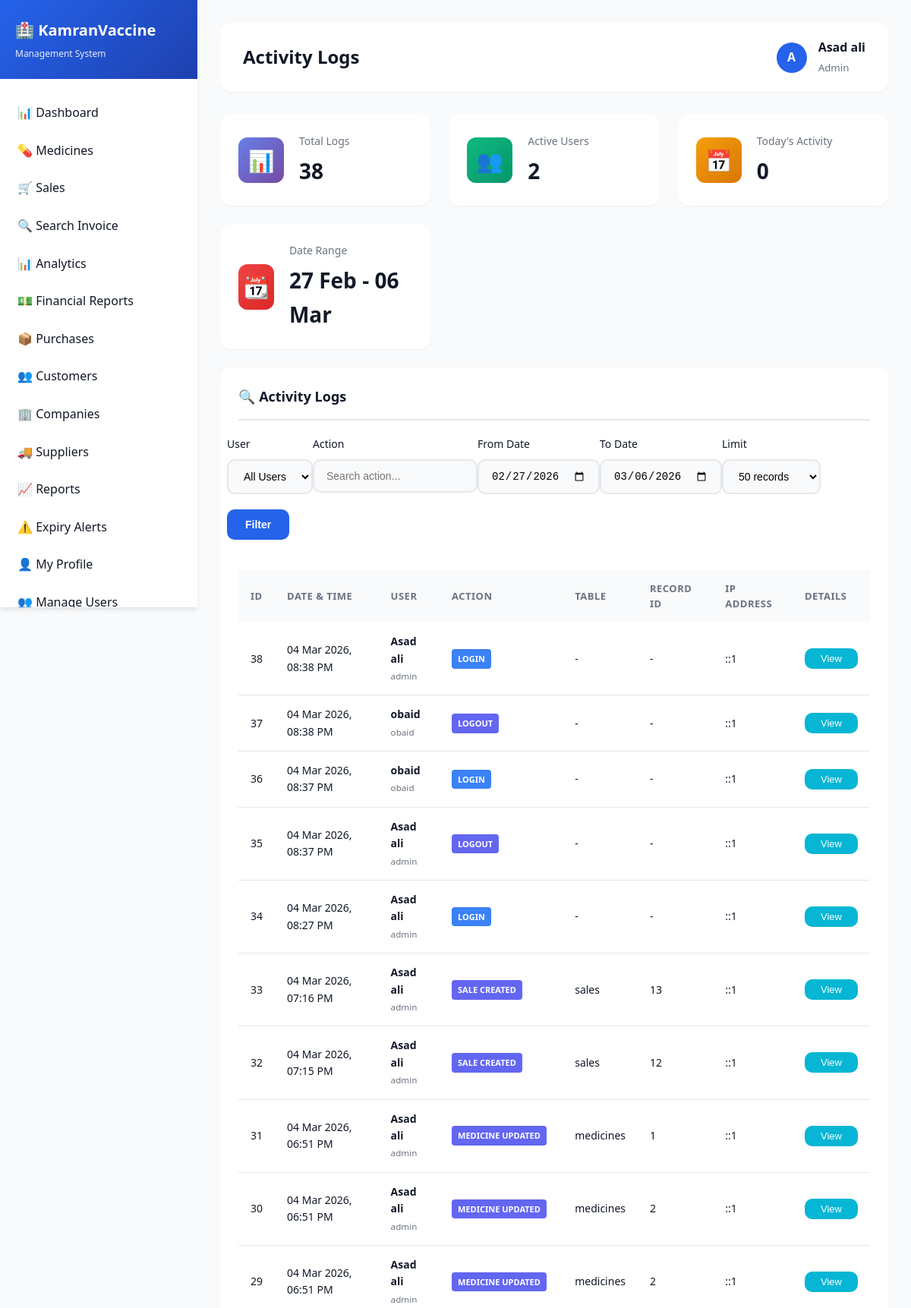
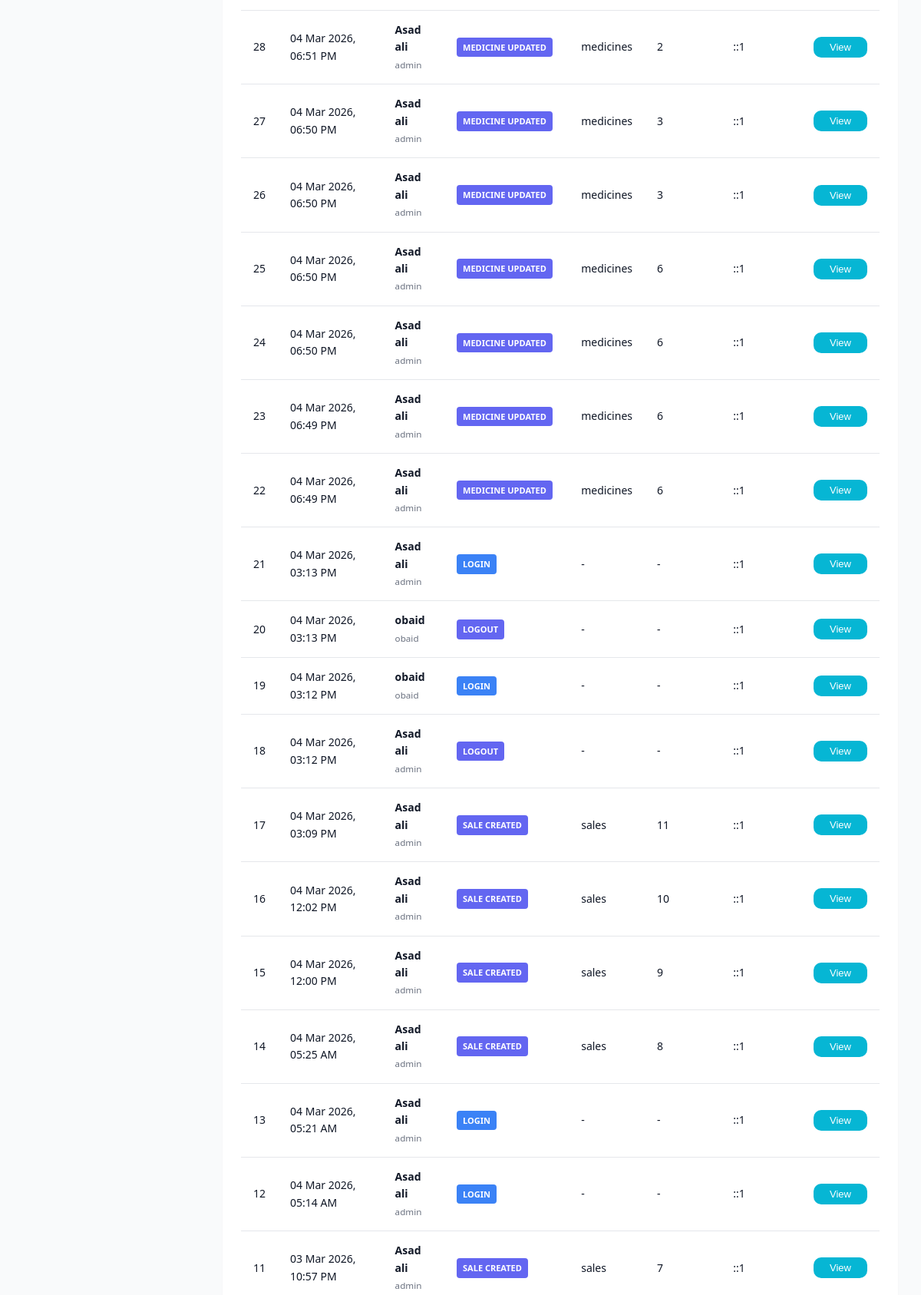
The app's page /admin/activity_logs.php (signed in, upper part) with its own data (2 pictures, top to bottom).
### tables this page shows
CREATE TABLE `activity_logs` (
  `id` int(11) NOT NULL AUTO_INCREMENT,
  `user_id` int(11) DEFAULT NULL,
  `action` varchar(255) NOT NULL,
  `table_name` varchar(100) DEFAULT NULL,
  `record_id` int(11) DEFAULT NULL,
  `details` text DEFAULT NULL,
  `ip_address` varchar(45) DEFAULT NULL,
  `created_at` timestamp NOT NULL DEFAULT current_timestamp(),
  PRIMARY KEY (`id`),
  KEY `idx_user_action` (`user_id`,`action`),
  KEY `idx_created_at` (`created_at`),
  CONSTRAINT `activity_logs_ibfk_1` FOREIGN KEY (`user_id`) REFERENCES `users` (`id`) ON DELETE SET NULL
);

CREATE TABLE `users` (
  `id` int(11) NOT NULL AUTO_INCREMENT,
  `username` varchar(100) NOT NULL,
  `password` varchar(255) NOT NULL,
  `full_name` varchar(255) NOT NULL,
  `email` varchar(255) DEFAULT NULL,
  `phone` varchar(20) DEFAULT NULL,
  `role` enum('admin','pharmacist','cashier','manager') DEFAULT 'cashier',
  `status` enum('active','inactive') DEFAULT 'active',
  `created_at` timestamp NOT NULL DEFAULT current_timestamp(),
  `last_login` timestamp NULL DEFAULT NULL,
  PRIMARY KEY (`id`),
  UNIQUE KEY `username` (`username`),
  KEY `idx_username` (`username`),
  KEY `idx_role` (`role`)
);

### admin/activity_logs.php (the view, shortened to what this page needs)
<?php
include("includes/header.php");
$action_filter = isset($_GET['action']) ? mysqli_real_escape_string($conn, $_GET['action']) : '';
$date_from = isset($_GET['date_from']) ? $_GET['date_from'] : date('Y-m-d', strtotime('-7 days'));
$date_to = isset($_GET['date_to']) ? $_GET['date_to'] : date('Y-m-d');
$limit = isset($_GET['limit']) ? intval($_GET['limit']) : 50;
$query = "SELECT al.*, u.full_name, u.username
          FROM activity_logs al
          LEFT JOIN users u ON al.user_id = u.id
          WHERE DATE(al.created_at) BETWEEN '$date_from' AND '$date_to'";
$query .= " ORDER BY al.created_at DESC LIMIT $limit";
$logs = mysqli_query($conn, $query);
$total_logs = mysqli_fetch_assoc(mysqli_query($conn, "SELECT COUNT(*) as count FROM activity_logs WHERE DATE(created_at) BETWEEN '$date_from' AND '$date_to'"))['count'];
$unique_users = mysqli_fetch_assoc(mysqli_query($conn, "SELECT COUNT(DISTINCT user_id) as count FROM activity_logs WHERE DATE(created_at) BETWEEN '$date_from' AND '$date_to'"))['count'];
$today_logs = mysqli_fetch_assoc(mysqli_query($conn, "SELECT COUNT(*) as count FROM activity_logs WHERE DATE(created_at) = CURDATE()"))['count'];
?>
<div class="stats-grid" style="margin-bottom: 24px;">
    <div class="stat-card">
        <div class="stat-icon blue">📊</div>
        <div class="stat-details">
            <h4>Total Logs</h4>
            <p><?php echo number_format($total_logs); ?></p>
        </div>
    </div>
    <div class="stat-card">
        <div class="stat-icon green">👥</div>
        <div class="stat-details">
            <h4>Active Users</h4>
            <p><?php echo $unique_users; ?></p>
        </div>
    </div>
    <div class="stat-card">
        <div class="stat-icon orange">📅</div>
        <div class="stat-details">
            <h4>Today's Activity</h4>
            <p><?php echo number_format($today_logs); ?></p>
        </div>
    </div>
    <div class="stat-card">
        <div class="stat-icon red">📆</div>
        <div class="stat-details">
            <h4>Date Range</h4>
            <p><?php echo date('d M', strtotime($date_from)) . ' - ' . date('d M', strtotime($date_to)); ?></p>
        </div>
    </div>
</div>
<div class="card">
    <div class="card-header">
        <h3>🔍 Activity Logs</h3>
    </div>
    <div class="card-body">
        <form method="GET" style="margin-bottom: 20px;">
            <div class="row">
                <div class="col-md-3">
                    <div class="form-group">
                        <label>User</label>
                        <select name="user" class="form-control">
                            <option value="0">All Users</option>
                        </select>
                    </div>
                </div>
                <div class="col-md-2">
                    <div class="form-group">
                        <label>Action</label>
                        <input type="text" name="action" class="form-control" placeholder="Search action..." value="<?php echo htmlspecialchars($action_filter); ?>">
                    </div>
                </div>
                <div class="col-md-2">
                    <div class="form-group">
                        <label>From Date</label>
                        <input type="date" name="date_from" class="form-control" value="<?php echo $date_from; ?>">
                    </div>
                </div>
                <div class="col-md-2">
                    <div class="form-group">
                        <label>To Date</label>
                        <input type="date" name="date_to" class="form-control" value="<?php echo $date_to; ?>">
                    </div>
                </div>
                <div class="col-md-2">
                    <div class="form-group">
                        <label>Limit</label>
                        <select name="limit" class="form-control">
                            <option value="50" <?php echo $limit == 50 ? 'selected' : ''; ?>>50 records</option>
                        </select>
                    </div>
                </div>
                <div class="col-md-1" style="display: flex; align-items: flex-end;">
                    <div class="form-group" style="width: 100%;">
                        <button type="submit" class="btn btn-primary" style="width: 100%;">Filter</button>
                    </div>
                </div>
            </div>
        </form>
        <?php if (mysqli_num_rows($logs) > 0): ?>
        <div class="table-responsive">
            <table>
                <thead>
                    <tr>
                        <th>ID</th>
                        <th>Date & Time</th>
                        <th>User</th>
                        <th>Action</th>
                        <th>Table</th>
                        <th>Record ID</th>
                        <th>IP Address</th>
                        <th>Details</th>
                    </tr>
                </thead>
                <tbody>
                    <?php while ($log = mysqli_fetch_assoc($logs)): ?>
                    <tr>
                        <td><?php echo $log['id']; ?></td>
                        <td><?php echo date('d M Y, h:i A', strtotime($log['created_at'])); ?></td>
                        <td>
                            <strong><?php echo $log['full_name'] ?? 'System'; ?></strong>
                            <br><small class="text-muted"><?php echo $log['username'] ?? 'N/A'; ?></small>
                        </td>
                        <td>
                            <?php
                            $action_class = 'badge-info';
                            if (strpos($log['action'], 'delete') !== false) $action_class = 'badge-danger';
                            elseif (strpos($log['action'], 'create') !== false || strpos($log['action'], 'add') !== false) $action_class = 'badge-success';
                            elseif (strpos($log['action'], 'update') !== false || strpos($log['action'], 'edit') !== false) $action_class = 'badge-warning';
                            elseif (strpos($log['action'], 'login') !== false) $action_class = 'badge-primary';
                            ?>
                            <span class="badge <?php echo $action_class; ?>"><?php echo $log['action']; ?></span>
                        </td>
                        <td><?php echo $log['table_name'] ?? '-'; ?></td>
                        <td><?php echo $log['record_id'] ?? '-'; ?></td>
                        <td><?php echo $log['ip_address'] ?? '-'; ?></td>
                        <td>
                            <?php if ($log['details']): ?>
                                <button class="btn btn-sm btn-info" onclick="showDetails(<?php echo $log['id']; ?>)">View</button>
                            <?php else: ?>
                                -
                            <?php endif; ?>
                        </td>
                    </tr>
                    <?php endwhile; ?>
                </tbody>
            </table>
        </div>
        <?php endif; ?>
    </div>
</div>
<?php include("includes/footer.php"); ?>

### css/style.css (style rules this page uses)
:root { --primary-color: #2563eb; --primary-dark: #1e40af; --secondary-color: #10b981; --danger-color: #ef4444; --warning-color: #f59e0b; --info-color: #06b6d4; --dark-color: #1f2937; --light-color: #f9fafb; --border-color: #e5e7eb; --text-primary: #111827; --text-secondary: #6b7280; --shadow-sm: 0 1px 2px 0 rgba(0, 0, 0, 0.05); --shadow-md: 0 4px 6px -1px rgba(0, 0, 0, 0.1); --shadow-lg: 0 10px 15px -3px rgba(0, 0, 0, 0.1); --shadow-xl: 0 20px 25px -5px rgba(0, 0, 0, 0.1); }
* { margin: 0; padding: 0; box-sizing: border-box; }
body { font-family: 'Segoe UI', Tahoma, Geneva, Verdana, sans-serif; background: linear-gradient(135deg, #667eea 0%, #764ba2 100%); min-height: 100vh; color: var(--text-primary); line-height: 1.6; }
.form-group { margin-bottom: 20px; }
.form-group label { display: block; margin-bottom: 8px; color: var(--text-primary); font-weight: 500; font-size: 14px; }
.form-control { width: 100%; padding: 12px 16px; border: 2px solid var(--border-color); border-radius: 10px; font-size: 14px; transition: all 0.3s ease; background: var(--light-color); }
.btn { padding: 12px 24px; border: none; border-radius: 10px; font-size: 14px; font-weight: 600; cursor: pointer; transition: all 0.3s ease; text-decoration: none; display: inline-block; text-align: center; white-space: nowrap; }
.btn-primary { background: var(--primary-color); color: white; width: 100%; }
.btn-info { background: var(--info-color); color: white; }
.btn-sm { padding: 6px 16px; font-size: 13px; min-width: 70px; font-weight: 500; }
.card { background: white; border-radius: 15px; padding: 24px; box-shadow: var(--shadow-sm); margin-bottom: 24px; transition: all 0.3s ease; }
.card-header { margin-bottom: 20px; padding-bottom: 15px; border-bottom: 2px solid var(--border-color); }
.card-header h3 { font-size: 18px; color: var(--text-primary); font-weight: 600; }
.card-body { padding: 0; }
.stats-grid { display: grid; grid-template-columns: repeat(auto-fit, minmax(250px, 1fr)); gap: 24px; margin-bottom: 30px; }
.stat-card { background: white; border-radius: 15px; padding: 24px; box-shadow: var(--shadow-sm); display: flex; align-items: center; gap: 20px; transition: all 0.3s ease; }
.stat-icon { width: 60px; height: 60px; border-radius: 12px; display: flex; align-items: center; justify-content: center; font-size: 28px; color: white; }
.stat-icon.blue { background: linear-gradient(135deg, #667eea 0%, #764ba2 100%); }
.stat-icon.green { background: linear-gradient(135deg, #10b981 0%, #059669 100%); }
.stat-icon.red { background: linear-gradient(135deg, #ef4444 0%, #dc2626 100%); }
.stat-icon.orange { background: linear-gradient(135deg, #f59e0b 0%, #d97706 100%); }
.stat-details h4 { font-size: 14px; color: var(--text-secondary); font-weight: 500; margin-bottom: 5px; }
.stat-details p { font-size: 28px; font-weight: 700; color: var(--text-primary); }
.table-responsive { overflow-x: auto; }
table { width: 100%; border-collapse: collapse; }
table thead { background: var(--light-color); }
table th { padding: 14px 16px; text-align: left; font-weight: 600; font-size: 13px; color: var(--text-secondary); text-transform: uppercase; letter-spacing: 0.5px; }
table td { padding: 14px 16px; border-bottom: 1px solid var(--border-color); font-size: 14px; }
.badge { padding: 6px 12px; border-radius: 20px; font-size: 12px; font-weight: 600; display: inline-block; }
.badge-info { background: rgba(6, 182, 212, 0.1); color: #0891b2; }
.row { display: flex; flex-wrap: wrap; margin: 0 -15px; }
.text-muted { color: var(--text-secondary); }
select.form-control { cursor: pointer; }

### admin/activity_logs.php (style rules this page uses)
.badge { padding: 4px 8px; border-radius: 4px; font-size: 11px; font-weight: 600; text-transform: uppercase; }
.badge-primary { background: #3b82f6; color: white; }
.badge-info { background: #6366f1; color: white; }

### records on screen
activity_logs: id "38", created_at "04 Mar 2026, 08:38 PM", user.full_name "Asad ali", user.username "admin", action "LOGIN", table_name "-", record "-", ip_address "::1"
activity_logs: id "37", created_at "04 Mar 2026, 08:38 PM", user.full_name "obaid", user.username "obaid", action "LOGOUT", table_name "-", record "-", ip_address "::1"
activity_logs: id "36", created_at "04 Mar 2026, 08:37 PM", user.full_name "obaid", user.username "obaid", action "LOGIN", table_name "-", record "-", ip_address "::1"
activity_logs: id "35", created_at "04 Mar 2026, 08:37 PM", user.full_name "Asad ali", user.username "admin", action "LOGOUT", table_name "-", record "-", ip_address "::1"
activity_logs: id "34", created_at "04 Mar 2026, 08:27 PM", user.full_name "Asad ali", user.username "admin", action "LOGIN", table_name "-", record "-", ip_address "::1"
activity_logs: id "33", created_at "04 Mar 2026, 07:16 PM", user.full_name "Asad ali", user.username "admin", action "SALE CREATED", table_name "sales", record "13", ip_address "::1"
activity_logs: id "32", created_at "04 Mar 2026, 07:15 PM", user.full_name "Asad ali", user.username "admin", action "SALE CREATED", table_name "sales", record "12", ip_address "::1"
activity_logs: id "31", created_at "04 Mar 2026, 06:51 PM", user.full_name "Asad ali", user.username "admin", action "MEDICINE UPDATED", table_name "medicines", record "1", ip_address "::1"
activity_logs: id "30", created_at "04 Mar 2026, 06:51 PM", user.full_name "Asad ali", user.username "admin", action "MEDICINE UPDATED", table_name "medicines", record "2", ip_address "::1"
activity_logs: id "29", created_at "04 Mar 2026, 06:51 PM", user.full_name "Asad ali", user.username "admin", action "MEDICINE UPDATED", table_name "medicines", record "2", ip_address "::1"
activity_logs: id "28", created_at "04 Mar 2026, 06:51 PM", user.full_name "Asad ali", user.username "admin", action "MEDICINE UPDATED", table_name "medicines", record "2", ip_address "::1"
activity_logs: id "27", created_at "04 Mar 2026, 06:50 PM", user.full_name "Asad ali", user.username "admin", action "MEDICINE UPDATED", table_name "medicines", record "3", ip_address "::1"
activity_logs: id "26", created_at "04 Mar 2026, 06:50 PM", user.full_name "Asad ali", user.username "admin", action "MEDICINE UPDATED", table_name "medicines", record "3", ip_address "::1"
activity_logs: id "25", created_at "04 Mar 2026, 06:50 PM", user.full_name "Asad ali", user.username "admin", action "MEDICINE UPDATED", table_name "medicines", record "6", ip_address "::1"
activity_logs: id "24", created_at "04 Mar 2026, 06:50 PM", user.full_name "Asad ali", user.username "admin", action "MEDICINE UPDATED", table_name "medicines", record "6", ip_address "::1"
activity_logs: id "23", created_at "04 Mar 2026, 06:49 PM", user.full_name "Asad ali", user.username "admin", action "MEDICINE UPDATED", table_name "medicines", record "6", ip_address "::1"
activity_logs: id "22", created_at "04 Mar 2026, 06:49 PM", user.full_name "Asad ali", user.username "admin", action "MEDICINE UPDATED", table_name "medicines", record "6", ip_address "::1"
activity_logs: id "21", created_at "04 Mar 2026, 03:13 PM", user.full_name "Asad ali", user.username "admin", action "LOGIN", table_name "-", record "-", ip_address "::1"
activity_logs: id "20", created_at "04 Mar 2026, 03:13 PM", user.full_name "obaid", user.username "obaid", action "LOGOUT", table_name "-", record "-", ip_address "::1"
activity_logs: id "19", created_at "04 Mar 2026, 03:12 PM", user.full_name "obaid", user.username "obaid", action "LOGIN", table_name "-", record "-", ip_address "::1"
activity_logs: id "18", created_at "04 Mar 2026, 03:12 PM", user.full_name "Asad ali", user.username "admin", action "LOGOUT", table_name "-", record "-", ip_address "::1"
activity_logs: id "17", created_at "04 Mar 2026, 03:09 PM", user.full_name "Asad ali", user.username "admin", action "SALE CREATED", table_name "sales", record "11", ip_address "::1"
activity_logs: id "16", created_at "04 Mar 2026, 12:02 PM", user.full_name "Asad ali", user.username "admin", action "SALE CREATED", table_name "sales", record "10", ip_address "::1"
activity_logs: id "15", created_at "04 Mar 2026, 12:00 PM", user.full_name "Asad ali", user.username "admin", action "SALE CREATED", table_name "sales", record "9", ip_address "::1"
activity_logs: id "14", created_at "04 Mar 2026, 05:25 AM", user.full_name "Asad ali", user.username "admin", action "SALE CREATED", table_name "sales", record "8", ip_address "::1"
activity_logs: id "13", created_at "04 Mar 2026, 05:21 AM", user.full_name "Asad ali", user.username "admin", action "LOGIN", table_name "-", record "-", ip_address "::1"
activity_logs: id "12", created_at "04 Mar 2026, 05:14 AM", user.full_name "Asad ali", user.username "admin", action "LOGIN", table_name "-", record "-", ip_address "::1"
activity_logs: id "11", created_at "03 Mar 2026, 10:57 PM", user.full_name "Asad ali", user.username "admin", action "SALE CREATED", table_name "sales", record "7", ip_address "::1"

### other values on screen
$store_settings['store_name'] "KamranVaccine"
$store_settings['store_tagline'] "Management System"
$page_title "Activity Logs"
substr($_SESSION['full_name'], 0, 1) "A"
$_SESSION['full_name'] "Asad ali"
$_SESSION['role'] "Admin"
$total_logs "38"
$unique_users "2"
$today_logs "0"
date('d M', strtotime($date_from)) "27 Feb"
date('d M', strtotime($date_to)) "06 Mar"
